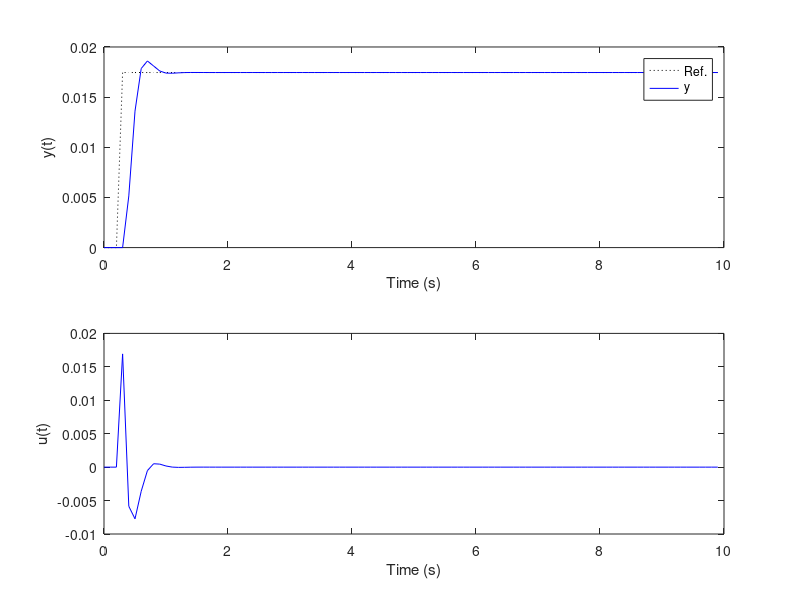

MATLAB code for this plot:
%% Atividade 05: Projetar e implementar, por simulação, o  PMVC, DMC e GPC.
clear all; close all; clc;

%% Parametros
Ts = 0.1;                % periodo de amostragem (s)
td = 0;                  % atraso continuo (s)
d = round((td/Ts) + 1)   % atraso discreto (em amostras)

Ny = 2; Nu = 1;          % horizonte de predição
lam = .000001;           % fator de ponderação de controle

%% Planta a) Dinâmica do ângulo de roll do VLS-1 em Max Q

% Modelo contínuo
    Gs = tf(61.0492, [1  0.098859 0]);
    
    % Verificando os autovalores
    disp('Autovalores da planta:')
    eig(Gs)

% Modelo discreto
    Gz = c2d(Gs,Ts, 'zoh')
        Az = Gz.den{1};
            a1 = Az(2); a2 = Az(3);
        Bz = Gz.num{1}
            b0 = Bz(2); b1 = Bz(3);

% Converting the system to the ARIMAX state-space form:
DAz = conv(Az,[1 -1])
A = [ -DAz(2:end)'  [ eye(2,2) ; [0 0] ]   ]
B = [ Bz(2:end)' ; 0]
C = [ 1 0 0 ];
Gamma = [ -DAz(2:end)' ]
% sysa = ss(A,B,C,0,Ts); figure; step(sysa)


%% GPC
nb=1; na = 2;

    Eorig =[1]; 
    E=1; F=[A^0*Gamma]'; Gmat=[];
    Gj=conv(E,Bz(2:end)); Gbar=[Gj(end-nb+1:end)];

    for j=2:Ny
        E=[E C*A^(j-2)*Gamma]; F=[F;[A^(j-1)*Gamma]'];
        Gj=conv(E,Bz(2:end)); Gbar=[Gbar; Gj(end-nb+1:end)];
    end

% Matriz G
    G = toeplitz( Gj(1:end-nb) ); G=tril(G);
    G = G(1:Ny,1:Nu); 

% Matriz F_R 
    F_R = [Gbar F];

% Ganho
    K = inv(G'*G +lam*eye(Nu,Nu))*G';
    K1 = K(1,:);

%% Simulação
tfinal = 10; 
Nsim = round(tfinal/Ts);

% Sinal de referencia
r(1:na+d)=0; r(na+d+1:Nsim+Ny)=1*(pi/180);
r = r'; 

for k = 1:na+d % initial conditions (N is huge!)
    y(k)=0;
    u(k)=0;
    du(k)=0;
end
for k = na+d+1:Nsim
    % Planta
    y(k) = -a1*y(k-1) -a2*y(k-2) +b0*u(k-d) +b1*u(k-d-1);

    % Controlador
    x = [du(k-1) y(k) y(k-1) y(k-2)]';

    du(k) = K1*( r(k:k+Ny-1,1)-F_R*x );

    u(k) = u(k-1) +du(k);

    % Saturação
    % if u(k) >= 0.06981
    %   u(k) = 0.06981;
    % elseif u(k) <= 0
    %   u(k) = 0;
    % end
end

%% Plots
t=0:Ts:Nsim*Ts-Ts;
figure;
subplot(211)
    plot(t,r(1:Nsim),':k'); hold;
    plot(t,y,'b');
    legend('Ref.','y');
    ylabel('y(t)'); xlabel('Time (s)');

subplot(212)
    plot(t,u,'b');
    ylabel('u(t)'); xlabel('Time (s)');
